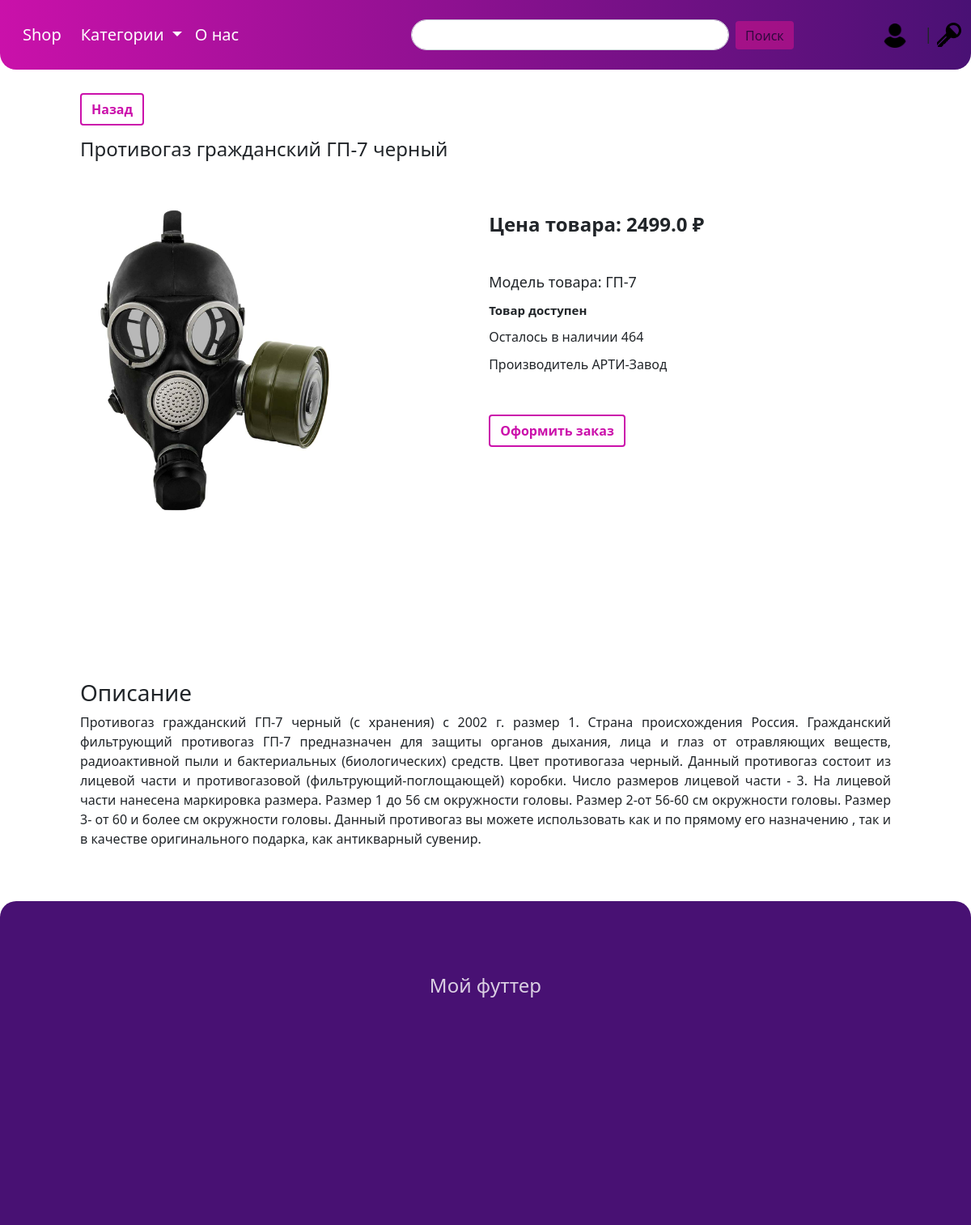
/shop/product_info/protivogaz-grazshdaskiy-gp-7-black/, run on an earlier commit of the app's database.
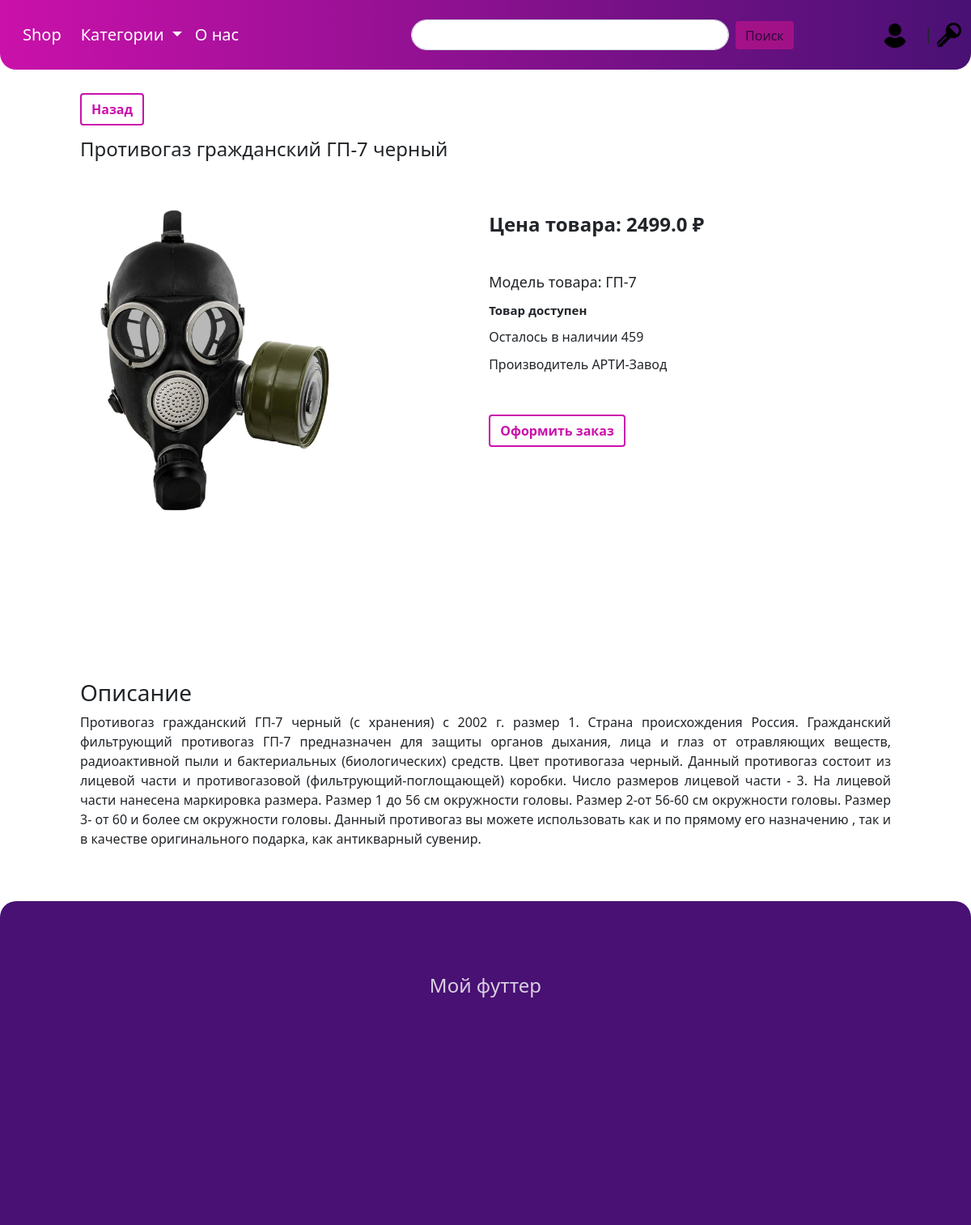
And on a later commit of the database.
### shop/models.py (models this page shows, shortened)
class Product(models.Model):
    name = models.CharField(max_length=255, unique=True, verbose_name='Имя товара')
    content = models.TextField(blank=True, verbose_name='Описание')
    image = models.ImageField(upload_to='photos/product/%Y/%m/%d', verbose_name='Изображение')
    model = models.CharField(max_length=255, blank=False, verbose_name='Модель товара')
    price = models.FloatField(verbose_name='Цена')
    is_availability = models.BooleanField(default=False, verbose_name='Доступность')
    quantity = models.IntegerField(default=0, verbose_name='Кол-во в наличии')
    slug = models.SlugField(max_length=255, unique=True, db_index=True, verbose_name='URL')
    cat = models.ForeignKey('Category', on_delete=models.CASCADE, verbose_name='Категория')
    manuf = models.ForeignKey('Manufacturer', on_delete=models.CASCADE, verbose_name='Производитель')
    def get_order_url(self):
        return reverse('order', kwargs={'product_slug': self.slug})
    class Meta:
        verbose_name = 'Товар'
        verbose_name_plural = 'Товары'

class Manufacturer(models.Model):  # Производитель
    name = models.CharField(max_length=255, unique=True, verbose_name='Имя производителя')
    content = models.TextField(blank=True, verbose_name='Описание')
    logo = models.ImageField(upload_to='photos/manufacturer/%Y/%m/%d', verbose_name='Лого')
    slug = models.SlugField(max_length=255, unique=True, db_index=True, verbose_name='URL')
    def __str__(self):
        return self.name
    class Meta:
        verbose_name = 'Производитель'
        verbose_name_plural = 'Производители'

### shop/views.py (the view)
# urls.py: path('product_info/<slug:product_slug>/', ProductInfo.as_view(), name='product-info'),  # роут для вывода инф о создателях
class ProductInfo(DetailView):
    model = Product
    template_name = 'shop/infoProduct.html'
    context_object_name = 'product'
    slug_url_kwarg = 'product_slug'
    def get_context_data(self, **kwargs):
        context = super().get_context_data(**kwargs)
        context['title'] = 'Информация о товаре'
        return context

### shop/models.py (called while the page is built)
    def get_absolute_url(self):
        return reverse('category', kwargs={'cat_slug': self.slug})

### shop/templatetags/mytag.py (called while the page is built)
@register.simple_tag()
def get_categories():
    return Category.objects.all()

### shop/templates/shop/infoProduct.html (shortened to what this page needs)
{% extends 'shop/base.html' %}
{% load mytag %}
{% block content %}
    <div class="go-back-product">
        <a href="{% url 'home' %}">
            <button type="button" class="btn btn-primary button-back">Назад</button>
        </a>
        <h4>{{ product.name }}</h4>
    </div>
    <div class="product-img">
        <img class="image-product" src="{{ product.image.url }}" alt="">
    </div>
    <div class="product-info">
        <div class="price-product">Цена товара: {{ product.price }} ₽</div>
        <div class="model-product">Модель товара: {{ product.model }}</div>
        <div class="aval-product">
            {% if product.is_availability %}
                Товар доступен
            {% else %}
                Товар не доступен
            {% endif %}
        </div>
        <div>Осталось в наличии {{ product.quantity }}</div>
        <div class="manuf">Производитель {{ product.manuf }}</div>
        <div>
            <a href="{{ product.get_order_url }} " class="link">
                <button type="submit" class="btn btn-primary go-order-button">Оформить заказ</button>
            </a>
        </div>
    </div>
    <div class="content-product">
        <h3>Описание</h3>
        <div>
            <p>{{ product.content }}</p>
        </div>
    </div>
{% endblock %}

What changed in the data, as far as the page shows it:
changed Product "Противогаз гражданский ГП-7 черный": quantity "464" → "459"
